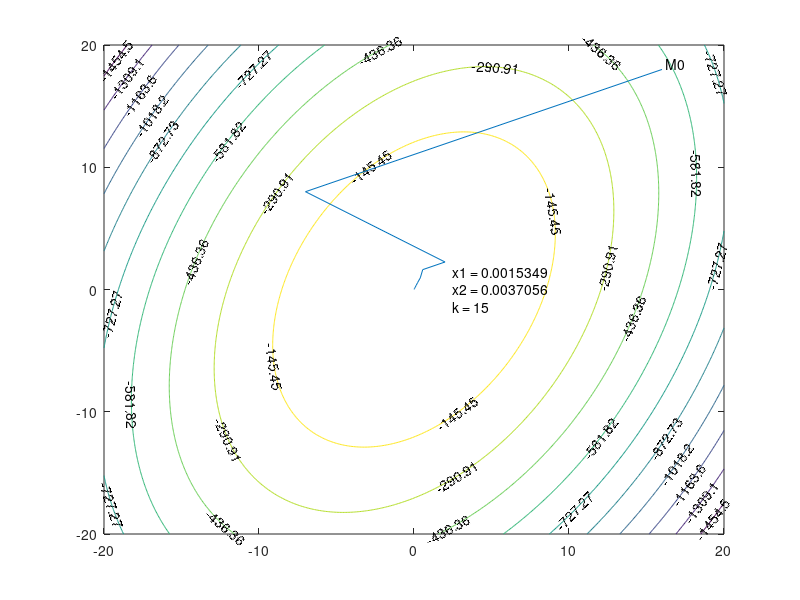

Reproduce this figure in MATLAB.
c1 = -2;
c2 = -1;
c12 = 1;
g = 0.5;
d = 0.01;
l = 0.5;

x1 = 16;
x2 = 18;

k = 1;
kmax = 100;

x1trace = [x1];
x2trace = [x2];

gr1 = 2*c1*x1 + c12*x2;
gr2 = 2*c2*x2 +c12*x1;

i=2;
while k<kmax;
    grS = sqrt(gr1^2 + gr2^2);
    x1 = x1+g*gr1;
    x2 = x2+g*gr2; 
    
    new_gr1 = 2*c1*x1 + c12*x2;
    new_gr2 = 2*c2*x2 +c12*x1;
    
    gr = sqrt(new_gr1^2 + new_gr2^2);
    if gr < grS;
       gr1 = new_gr1;
       gr2 = new_gr2;
       x1trace(i) = x1;
       x2trace(i) = x2;
       i = i+1;
       if sqrt(gr1^2 + gr2^2) <= d;
           break;
       end
    k = k+1;
    else
        x1 = x1 - g*gr1;
        x2 = x2 - g*gr2;
        g = l*g;
    end
end

x = -20 : 0.1 : 20;
y = -20 : 0.1 : 20;
[X, Y] = meshgrid(x,y);
Z = c1*X.^2 + c2*Y.^2 + c12*X.*Y;
[C, h] = contour(X, Y, Z);
clabel(C, h);
hold on;

plot(x1trace, x2trace, '-');
text(x1trace(1) + 0.2, x2trace(1) + 0.5, 'M0');
text(x1 + 2.5, x2, ...
    strvcat(['x1 = ' num2str(x1)],...
            ['x2 = ' num2str(x2)],...
            ['k = ' num2str(k)]));
